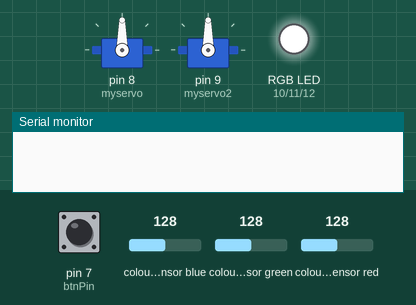
Bench run of a sketch on a simulated Arduino Uno, built with avr-gcc and run on an emulated ATmega328P. Shown: 2 × servo, an RGB LED mixed from three pins (HIGH = lit), the last lines printed to the serial monitor. The test bench sets the inputs (shaded band); at power-on: pin 7 (btnPin) LOW, colour sensor blue 128, colour sensor red 128, colour sensor green 128.

Above: at 1.2 s.
1.3 s: pin 7 (btnPin) pulled HIGH for 0.25 s
At 2.4 s:
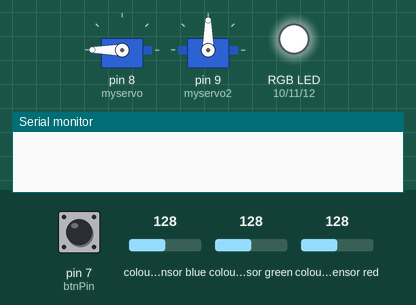
4.1 s: colour sensor blue set to 64
At 8.3 s:
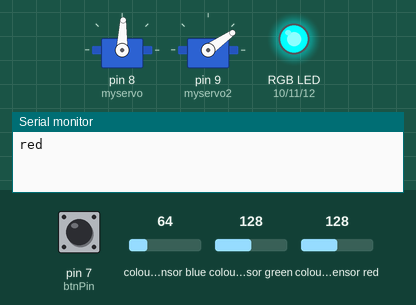
10.1 s: colour sensor red set to 250
At 14.5 s:
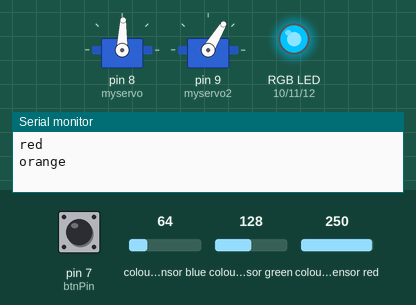
16.1 s: colour sensor green set to 5
At 21.0 s:
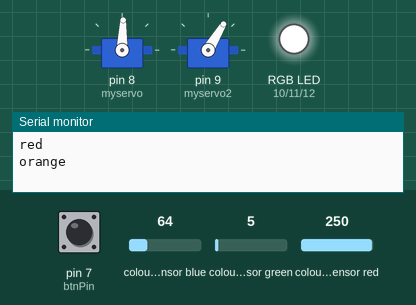
21.3 s: colour sensor green set to 81
24.3 s: colour sensor green set to 88
Timing chart, 0 to 26.8 s (numbered marks = the images above; inputs shaded):
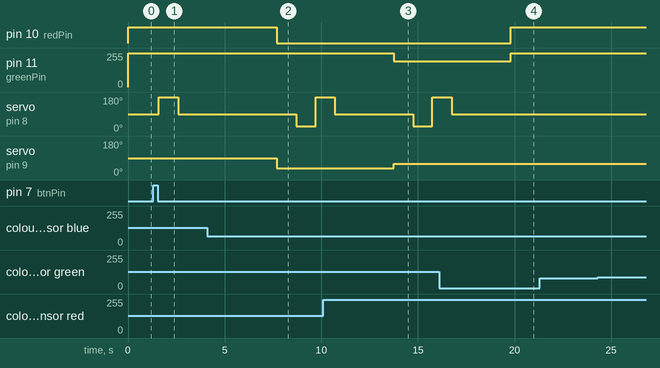

Measured:
- after the input at 1.3 s, servo on pin 8 (myservo): 90° → 180° after 0.30 s, → 88° 1.0 s later
- after the input at 4.1 s, pin 10 (redPin): HIGH → LOW after 3.6 s; servo on pin 8 (myservo): 88° → 25° after 4.6 s, → 180° 1.0 s later; servo on pin 9 (myservo2): 90° → 35° after 3.6 s
- after the input at 10.1 s, pin 11 (greenPin): 255/255 → 195/255 after 3.7 s; servo on pin 9 (myservo2): 35° → 59° after 3.7 s
- after the input at 16.1 s, pin 10 (redPin): LOW → HIGH after 3.7 s; pin 11 (greenPin): 195/255 → 255/255 after 3.7 s; servo on pin 8 (myservo): goes on until 16.8 s, then stays 88°
- after the input at 21.3 s, every drawn part: stays the same
- after the input at 24.3 s, every drawn part: stays the same

The sketch:

Project_Color_Sorter_Final.ino
```cpp
#include <Wire.h>
#include "Adafruit_TCS34725.h"
#include <Servo.h>
Servo myservo;
Servo myservo2;

const int btnPin = 7;
int btnState = 0;
int systemstatus = 0;

int redPin = 10; // Red LED, connected to digital pin 9
int greenPin = 11; // Green LED, connected to digital pin 10
int bluePin = 12; // Blue LED, connected to digital pin 11

Adafruit_TCS34725 tcs = Adafruit_TCS34725(TCS34725_INTEGRATIONTIME_700MS, TCS34725_GAIN_1X);

void setup() {
  pinMode(btnPin,INPUT);
  Serial.begin(9600);
  pinMode(redPin, OUTPUT);
  pinMode(greenPin, OUTPUT);
  pinMode(bluePin, OUTPUT);
  myservo.attach(8); //กำหนดขา Servo ตัวเช็คสี
  myservo2.attach(9); //กำหนดขา Servo ตัวปล่อยขนม
  setColor(0, 0, 0);
}
void loop() {
  btnState = digitalRead(btnPin);
  delay(200);

  if(btnState == 1){ //เมื่อกดปุ่ม button
      systemstatus = 1;
      if(tcs.begin()){
        myservo2.write(90); //สั่งให้ servo ตัวปล่อยขนม หมุน 90 องศา เพื่อเตรียมพร้อม
        myservo.write(180); //สั่งให้ servo ตัวเช็คสี หมุน 180 องศา เพื่อไปรับเม็ดขนม
        delay(1000);
        myservo.write(88); //สั่งให้ servo หมุน 88 องศา ไปเช็คค่าสีเม็ดขนม
        delay(1000);
      }else{
        while (1);
      }
  }

  while(systemstatus == 1){

    uint16_t r, g, b, c, colorTemp, lux;
    tcs.getRawData(&r, &g, &b, &c);
    delay(2000);
    if(r <= 1410 && r >=736 && g <=1030 && g >=300 && b<=920 && b>=235){ //ค่าสีแดง
    Serial.println("red");
    setColor(255, 0, 0); //แสดงค่าสีแดงบน LED RGB
    myservo2.write(35);
    delay(1000);
    myservo.write(25);
    delay(1000);
    myservo.write(180);
    delay(1000);
    myservo.write(88);
    delay(1000);
  }else if(r<=3460 && r>=1820 && g<=1700 &&g>=680 && b<=945 && b>=350){ //ค่าสีส้ม
    Serial.println("orange");
    setColor(255, 60, 0); //แสดงค่าสีส้มบน LED RGB
    myservo2.write(59);
    delay(1000);
    myservo.write(25);
    delay(1000);
    myservo.write(180);
    delay(1000);
    myservo.write(88);
    delay(1000);
  }else if(r<=4700 && r>=2740 && g<=6040 && g>=3150 &&b<=1870 && b>=840){ //ค่าสีเหลือง
    Serial.println("yellow");
    setColor(200, 80, 0); //แสดงค่าสีเหลืองบน LED RGB
    myservo2.write(83);
    delay(1000);
    myservo.write(25);
    delay(1000);
    myservo.write(180);
    delay(1000);
    myservo.write(88);
    delay(1000);
  }else if(r<=1960 && r>=990 && g<=4275 && g>=2370 && b<=2040 && b>=945) //ค่าสีเขียว
  {
    Serial.println("green");
    setColor(0, 255, 0); //แสดงค่าสีเขียวบน LED RGB
    myservo2.write(107);
    delay(1000);
    myservo.write(25);
    delay(1000);
    myservo.write(180);
    delay(1000);
    myservo.write(88);
    delay(1000);
  }else if(r<=800 && r>=240 && g<=2760 && g>=1095  && b<=3635 && b>=1730){ //ค่าสีฟ้า
    Serial.println("blue");
    setColor(0, 0, 255); //แสดงค่าสีฟ้าบน LED RGB
    myservo2.write(131);
    delay(1000);
    myservo.write(25);
    delay(1000);
    myservo.write(180);
    delay(1000);
    myservo.write(88);
    delay(1000);
  }else if(r<=810 && r>=270 && g<=920 && g>=260 && b<= 690 && b>=195){ //ค่าสีน้ำตาล
    Serial.println("brown");
    setColor(165, 45, 42); //แสดงค่าสีน้ำตาลบน LED RGB
    myservo2.write(155);
    delay(1000);
    myservo.write(25);
    delay(1000);
    myservo.write(180);
    delay(1000);
    myservo.write(88);
    delay(1000);
  }else{
    setColor(0, 0, 0);
  }

  //Serial.println(" ");
  }


}
void setColor(int red, int green, int blue)
{
  analogWrite(redPin, 255-red);
  analogWrite(greenPin, 255-green);
  analogWrite(bluePin, 255-blue);
}
```
